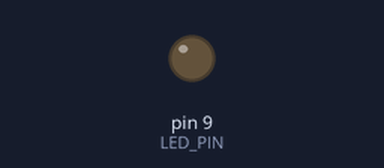
This sketch was run on a simulated Arduino Uno, built with avr-gcc and run on an emulated ATmega328P. Parts: output pins drawn as LEDs (lit = HIGH).

Above: at 0.05 s.
Timing chart, 0 to 12.5 s (numbered marks = the images above):
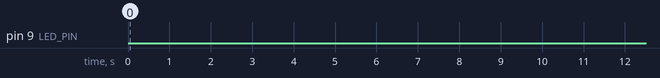

Measured:
- by itself, everything shown: repeats every 19.2 s, in 64 steps

The sketch:

p80.ino
```cpp
#define LED_PIN 9

void setup() {
  pinMode(LED_PIN, OUTPUT);
}

void loop() {
  int i;
  for(i=255;i>-1;i--){
    analogWrite(LED_PIN, i);
    delay(5);
  }
}
```
